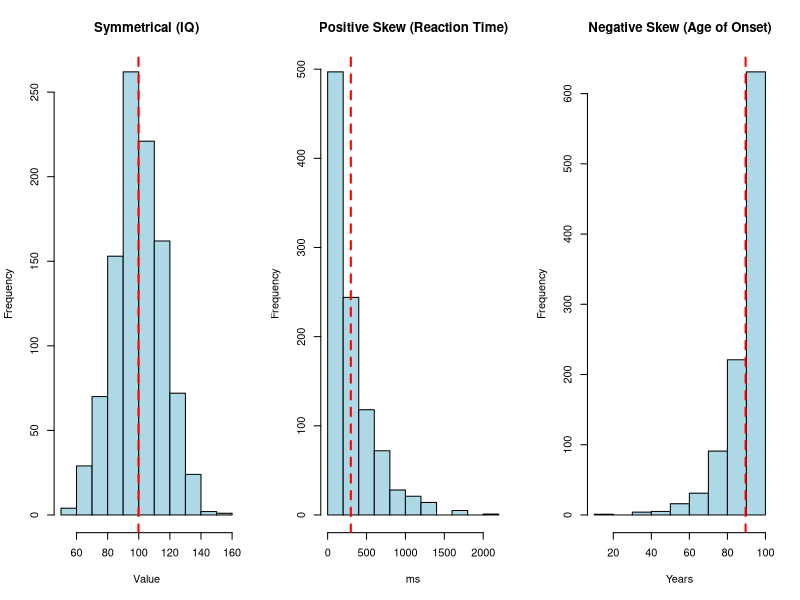

Write R code to recreate this figure.
# ===============================================
# Introduction to Descriptive Statistics (base R)
# ===============================================

# In this exercise, we explore how to describe data using:
# - Mean: average value
# - Median: middle value
# - Mode: most frequent value
# - Range: max - min (spread of data)
# - Variance and SD: average squared deviation from the mean (and its square root)
# - How skewed data affect these measures

# ------------------------------------------------
# 1. Define a simple function to compute the MODE
# ------------------------------------------------
# R does not have a built-in mode() function for numeric data,
# so we create one that finds the most frequent rounded value.
get_mode <- function(x) {
  tab <- table(round(x))                     # Count how often each rounded value appears
  as.numeric(names(tab)[which.max(tab)])     # Return the value with the highest count
}

# ------------------------------------------------
# 2. Simulate three different distributions
# ------------------------------------------------
set.seed(1)  # ensures reproducibility (same random numbers each time)

# (a) Symmetrical distribution (e.g. IQ scores)
# Normally distributed data: mean = 100, SD = 15
iq <- rnorm(1000, mean = 100, sd = 15)

# (b) Positively skewed distribution (e.g. reaction times)
# Exponential: most values are small, few are large → long right tail
reaction <- rexp(1000, rate = 1/300)

# (c) Negatively skewed distribution (e.g. age of onset)
# “Flipped” exponential: most values are large, few are small → long left tail
age <- 100 - rexp(1000, rate = 1/10)

# ------------------------------------------------
# 3. Calculate basic descriptive statistics
# ------------------------------------------------

# Compute for IQ dataset as example
iq_mean <- mean(iq)
iq_median <- median(iq)
iq_mode <- get_mode(iq)
iq_range <- max(iq) - min(iq)
iq_var <- var(iq)
iq_sd <- sd(iq)

# Print nicely
print(round(c(
  Mean = iq_mean,
  Median = iq_median,
  Mode = iq_mode,
  Range = iq_range,
  Variance = iq_var,
  SD = iq_sd
), 2))

# ------------------------------------------------
# 4. Visualize the three distributions
# ------------------------------------------------
# We plot histograms to show how shape affects mean and median

par(mfrow = c(1, 3))  # display 3 plots side by side

# (a) Symmetrical distribution (IQ)
hist(iq, col = "lightblue", main = "Symmetrical (IQ)", xlab = "Value")
abline(v = mean(iq), col = "red", lwd = 2, lty = 2)  # red dashed line = mean

# (b) Positive skew (reaction times)
hist(reaction, col = "lightblue", main = "Positive Skew (Reaction Time)", xlab = "ms")
abline(v = mean(reaction), col = "red", lwd = 2, lty = 2)

# (c) Negative skew (age)
hist(age, col = "lightblue", main = "Negative Skew (Age of Onset)", xlab = "Years")
abline(v = mean(age), col = "red", lwd = 2, lty = 2)

par(mfrow = c(1, 1))  # reset plotting layout

# ------------------------------------------------
# 5. Interpretation and key takeaways
# ------------------------------------------------
# - For symmetrical data (like IQ), mean ≈ median ≈ mode.
# - For positive skew (reaction time), mean > median (outliers pull the mean right).
# - For negative skew (age), mean < median (outliers pull the mean left).
#
# Range gives a simple measure of spread but is sensitive to outliers.
# Variance and standard deviation quantify how variable the data are:
#   variance = average squared deviation from the mean
#   SD = square root of variance (back in original units)
#
# In neuroscience, always check distribution shape before summarising data!
